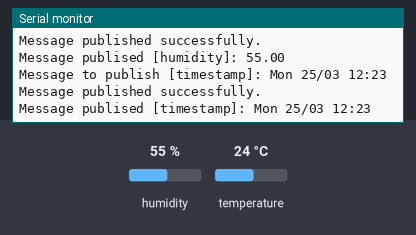
Simulated run of this program. Board: ESP32. Parts: the last lines printed to the serial monitor. The inputs (shaded band) are chosen by the test bench; at power-on: humidity 55 %, temperature 24 °C. WiFi joins after 1.5 s; servers stay silent unless stated; the local clock reads 2024-03-15 10:24:30 at power-on unless the program sets it; random numbers use the default seed unless the program sets one; no MQTT or app messages arrive unless stated.

Above: at 5.7 s.
5.8 s: humidity set to 22 %
10.3 s: temperature set to 12 °C
At 12.27 s:
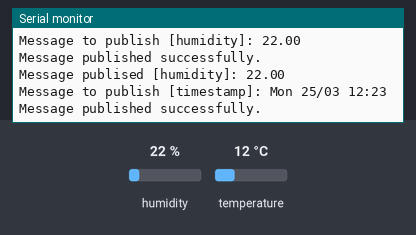
14.8 s: humidity set to 40 %
At 22.5 s:
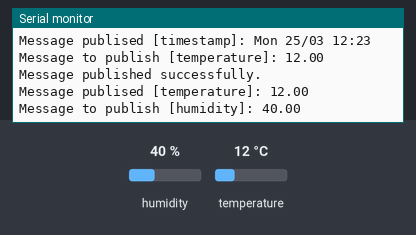

The program:

main.cpp
```cpp
//main.cpp
#include <Arduino.h>
#include <time.h>
#include "Wire.h"
#include "SHT2x.h"

///#include <NTPClient.h>

#include "wifi_mqtt.h"

uint32_t start;
uint32_t stop;

#define SDA   16
#define SCL   17

SHT2x sht;

//------Configs NTP
const char* ntpServer = "pool.ntp.org";
const long  gmtOffset_sec = 3600;
const int   daylightOffset_sec = 3600;

//---- Topics names
const char* topic_temperature = "temperature";
const char* topic_humidity = "humidity";
const char* topic_timestamp = "timestamp";

//---- Timings
int wait_before_publish = 10000; // attend 10 secondes avant de publier les sensors

// sensor value variables
float temp;
float humidity;

String timestamp;

///tinySHT2x sht;

void printLocalTime()
{
	struct tm timeinfo;
	if(!getLocalTime(&timeinfo))
	{
		Serial.println("Failed to obtain time");
		return;
	}
	Serial.println(&timeinfo, "%A, %B %d %Y %H:%M:%S");
}

String get_time_str()
{
	/*struct tm timeinfo;
	while(!getLocalTime(&timeinfo))
	{
		Serial.println("Failed to obtain time");
	}
	//return (String(&timeinfo));
	*/
	return String("Mon 25/03 12:23");
}

void setup()
{
	Serial.begin(9600);

	wifi_mqtt_init();

	//init and get the time
	configTime(gmtOffset_sec, daylightOffset_sec, ntpServer);
	//printLocalTime();

	Wire.begin(SDA, SCL);
	sht.begin();

	uint8_t stat = sht.getStatus();
	Serial.print(stat, HEX);
	Serial.println();
}

void loop()
{
	sht.read();

	temp = sht.getTemperature();
	humidity = sht.getHumidity();
	timestamp = get_time_str();

	if (wifi_connect(10) != WL_CONNECTED)
	{
		Serial.println("Failed to connect to Wi-Fi. Exiting... ");
		exit (-1);
	}

	if (mqtt_connect(10) != MQTT_CONNECTED)
	{
		Serial.println("Failed to connect to MQTT broker. Exiting... ");
		exit (-1);
	}

	publishMessage(topic_temperature, (String(temp)), true);
	publishMessage(topic_humidity, (String(humidity)), true);
	publishMessage(topic_timestamp, timestamp, true);

	delay(wait_before_publish);
}
```

cred.h
```cpp
#ifndef CRED_H
#define CRED_H

#include <Arduino.h>

extern const char* ssid;
extern const char* password;

//---- MQTT Broker settings
extern const char* mqtt_server;
extern const char* mqtt_username;
extern const char* mqtt_password;
extern const int   mqtt_port;

static const char *root_ca PROGMEM = R"EOF(
-----BEGIN CERTIFICATE-----
MIIFazCCA1OgAwIBAgIRAIIQz7DSQONZRGPgu2OCiwAwDQYJKoZIhvcNAQELBQAw
TzELMAkGA1UEBhMCVVMxKTAnBgNVBAoTIEludGVybmV0IFNlY3VyaXR5IFJlc2Vh
cmNoIEdyb3VwMRUwEwYDVQQDEwxJU1JHIFJvb3QgWDEwHhcNMTUwNjA0MTEwNDM4
WhcNMzUwNjA0MTEwNDM4WjBPMQswCQYDVQQGEwJVUzEpMCcGA1UEChMgSW50ZXJu
ZXQgU2VjdXJpdHkgUmVzZWFyY2ggR3JvdXAxFTATBgNVBAMTDElTUkcgUm9vdCBY
MTCCAiIwDQYJKoZIhvcNAQEBBQADggIPADCCAgoCggIBAK3oJHP0FDfzm54rVygc
h77ct984kIxuPOZXoHj3dcKi/vVqbvYATyjb3miGbESTtrFj/RQSa78f0uoxmyF+
0TM8ukj13Xnfs7j/EvEhmkvBioZxaUpmZmyPfjxwv60pIgbz5MDmgK7iS4+3mX6U
A5/TR5d8mUgjU+g4rk8Kb4Mu0UlXjIB0ttov0DiNewNwIRt18jA8+o+u3dpjq+sW
T8KOEUt+zwvo/7V3LvSye0rgTBIlDHCNAymg4VMk7BPZ7hm/ELNKjD+Jo2FR3qyH
B5T0Y3HsLuJvW5iB4YlcNHlsdu87kGJ55tukmi8mxdAQ4Q7e2RCOFvu396j3x+UC
B5iPNgiV5+I3lg02dZ77DnKxHZu8A/lJBdiB3QW0KtZB6awBdpUKD9jf1b0SHzUv
KBds0pjBqAlkd25HN7rOrFleaJ1/ctaJxQZBKT5ZPt0m9STJEadao0xAH0ahmbWn
OlFuhjuefXKnEgV4We0+UXgVCwOPjdAvBbI+e0ocS3MFEvzG6uBQE3xDk3SzynTn
jh8BCNAw1FtxNrQHusEwMFxIt4I7mKZ9YIqioymCzLq9gwQbooMDQaHWBfEbwrbw
qHyGO0aoSCqI3Haadr8faqU9GY/rOPNk3sgrDQoo//fb4hVC1CLQJ13hef4Y53CI
rU7m2Ys6xt0nUW7/vGT1M0NPAgMBAAGjQjBAMA4GA1UdDwEB/wQEAwIBBjAPBgNV
HRMBAf8EBTADAQH/MB0GA1UdDgQWBBR5tFnme7bl5AFzgAiIyBpY9umbbjANBgkq
hkiG9w0BAQsFAAOCAgEAVR9YqbyyqFDQDLHYGmkgJykIrGF1XIpu+ILlaS/V9lZL
ubhzEFnTIZd+50xx+7LSYK05qAvqFyFWhfFQDlnrzuBZ6brJFe+GnY+EgPbk6ZGQ
3BebYhtF8GaV0nxvwuo77x/Py9auJ/GpsMiu/X1+mvoiBOv/2X/qkSsisRcOj/KK
NFtY2PwByVS5uCbMiogziUwthDyC3+6WVwW6LLv3xLfHTjuCvjHIInNzktHCgKQ5
ORAzI4JMPJ+GslWYHb4phowim57iaztXOoJwTdwJx4nLCgdNbOhdjsnvzqvHu7Ur
TkXWStAmzOVyyghqpZXjFaH3pO3JLF+l+/+sKAIuvtd7u+Nxe5AW0wdeRlN8NwdC
jNPElpzVmbUq4JUagEiuTDkHzsxHpFKVK7q4+63SM1N95R1NbdWhscdCb+ZAJzVc
oyi3B43njTOQ5yOf+1CceWxG1bQVs5ZufpsMljq4Ui0/1lvh+wjChP4kqKOJ2qxq
4RgqsahDYVvTH9w7jXbyLeiNdd8XM2w9U/t7y0Ff/9yi0GE44Za4rF2LN9d11TPA
mRGunUHBcnWEvgJBQl9nJEiU0Zsnvgc/ubhPgXRR4Xq37Z0j4r7g1SgEEzwxA57d
emyPxgcYxn/eR44/KJ4EBs+lVDR3veyJm+kXQ99b21/+jh5Xos1AnX5iItreGCc=
-----END CERTIFICATE-----
)EOF";

#endif
```

wifi_mqtt.h
```cpp
#ifndef WIFI_MQTT_H
#define WIFI_MQTT_H

#include <WiFi.h>
#include <WiFiClientSecure.h>
#include <PubSubClient.h>

#include "cred.h"

extern WiFiClientSecure espClient;
extern PubSubClient client;

//
void  wifi_mqtt_init();

//
int8_t wifi_connect(uint8_t timeout);

//
int8_t mqtt_connect(uint8_t timeout);

//publising as string
void publishMessage(const char* topic, String payload , boolean retained);

//publising as uint8_t ( byte )
void publishMessage_bytes(const char* topic, uint8_t payload[] , boolean retained);

#endif
```

creds.cpp
```cpp
//creds.cpp

#include "cred.h"

//---- WiFi settings
const char* ssid = "YourWifi";
const char* password = "YourPassword";

//---- MQTT Broker settings
const char* mqtt_server = "YourMQTTServer";
const char* mqtt_username = "YourMQTTUser";
const char* mqtt_password = "YourMQTTPassword";
extern const int mqtt_port = 0000;
```

wifi_mqtt.cpp
```cpp
//wifi_mqtt.cpp

#include "wifi_mqtt.h"

WiFiClientSecure espClient;
PubSubClient client(espClient);

void wifi_mqtt_init()
{
	WiFi.mode(WIFI_STA);

	espClient.setCACert(root_ca);
	client.setServer(mqtt_server, mqtt_port);
	client.setSocketTimeout(5);
}

int8_t wifi_connect(uint8_t timeout)
{
	if (WiFi.status() != WL_CONNECTED)
	{
		int elapsed_time = 0;
		Serial.print("Connecting to WiFi..");

		WiFi.begin(ssid, password);

		while (WiFi.status() != WL_CONNECTED && elapsed_time < timeout * 1000) {
			delay(500);
			Serial.print(".");
			elapsed_time += 500;
		}

		if (WiFi.status() == WL_CONNECTED)
		{
			Serial.println("connected!");
			Serial.print("IP address: ");
			Serial.println(WiFi.localIP());
			return (WL_CONNECTED);
		}
		else
		{
			Serial.println("connection failed.");
			return (WL_CONNECT_FAILED);
		}
	}
	return (WL_CONNECTED);
}

int8_t mqtt_connect(uint8_t timeout)
{
	int elapsed_time = 0;

	while (!client.connected())
	{
		Serial.println("\nAttempting MQTT connection…");
		String clientId = "HumidorClient-"; // Create a random client ID
		clientId += String(random(0xffff), HEX);
		// Attempt to connect
		if (client.connect(clientId.c_str(), mqtt_username, mqtt_password))
		{
			Serial.println("connected");
		}
		else if(elapsed_time < timeout * 1000 )
		{
			delay(500);
			Serial.print(".");
			elapsed_time += 500;
		}
		else
		{
			return (client.state());
		}
	}
	return (MQTT_CONNECTED);
}

//======================================= publising as string
void publishMessage(const char* topic, String payload , boolean retained)
{
	Serial.println("Message to publish ["+String(topic)+"]: "+payload);
	boolean publishStatus = client.publish(topic, payload.c_str(), true);

	if (publishStatus)
	{
		Serial.println("Message published successfully.");
		Serial.println("Message publised ["+String(topic)+"]: "+payload);

	}
	else
	{
		Serial.println("Publish failed.");
		Serial.print("MQTT Client State: "); Serial.println(client.state());
	}
}

//======================================= publising as uint8_t ( byte )
void publishMessage_bytes(const char* topic, uint8_t payload[] , boolean retained)
{
  if (client.publish(topic, payload, true))
  Serial.println("Message publised ["+String(topic)+"] ");
}
```

Measured:
- after the input at 10.3 s, the serial monitor: prints a new line after 1.7 s (image 1)
- after the input at 14.8 s, the serial monitor: prints a new line after 7.7 s (image 2)
